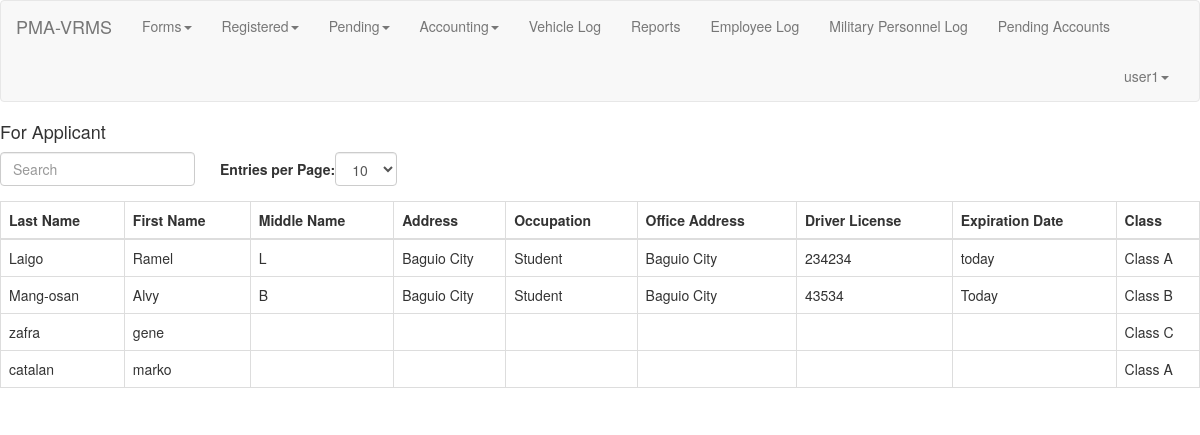
The app's page /pma-vrmsAdmin/accountingApplicant.php (signed in), older data.
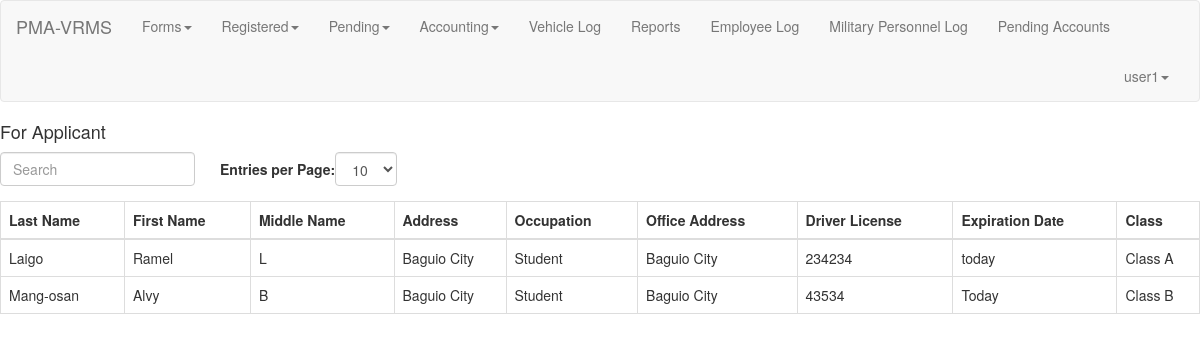
The same page, newer data.
### tables this page shows
CREATE TABLE IF NOT EXISTS `form1_applicantpd` (
  `a_applicantId` int(11) NOT NULL AUTO_INCREMENT,
  `a_profile` mediumblob NOT NULL,
  `a_lastname` varchar(60) NOT NULL,
  `a_firstname` varchar(60) NOT NULL,
  `a_middlename` varchar(60) NOT NULL,
  `a_address` varchar(60) NOT NULL,
  `a_occupation` varchar(60) NOT NULL,
  `a_officeAddress` varchar(60) NOT NULL,
  `a_driversLicense` varchar(60) NOT NULL,
  `a_expirationDate` varchar(60) NOT NULL,
  `a_class` varchar(60) NOT NULL,
  `a_submitted_requirements` varchar(255) NOT NULL,
  `a_status` varchar(255) NOT NULL,
  `a_vehicle_id` int(11) NOT NULL,
  PRIMARY KEY (`a_applicantId`)
);

### pma-vrmsAdmin/login/session.php (called while the page is built, shortened)
<?php
	$dbc = mysqli_connect('localhost', 'root', '', 'pma-vrms');
	$user_check = $_SESSION['login_user'];
	$query = "SELECT username from admin_users
				WHERE username='$user_check'";
	$result = mysqli_query($dbc, $query)
				or die('Error querying database.');
	$row = mysqli_fetch_assoc($result);
	$login_session = $row['username'];
?>

### pma-vrmsAdmin/logic/registered_logic.php (called while the page is built, shortened)
<?php
	require_once('db/database.php');
	$database = new Database();
	$query = 'SELECT * FROM form1_applicantpd';
	$database->execute($query);
	$applicants = array();
?>

### pma-vrmsAdmin/db/database.php (called while the page is built, shortened)
<?php
	class Database{
		private $database;
		private function connect(){
			$host			= 'localhost';
			$username		= 'root';
			$password		= '';
			$database_name	= 'pma-vrms';
			$port			= 3306;
			$this->database = mysqli_connect($host, $username, $password, $database_name, $port);
		}
		public function execute($query){
			$this->result = mysqli_query($this->database, $query) OR die('Error database');
		}
	}
?>

### pma-vrmsAdmin/accountingApplicant.php (the view, shortened to what this page needs)
<?php
	include('login/session.php');
?>
<!DOCTYPE html>
<html>
<head>
	<link rel="stylesheet" href="bootstrap/css/bootstrap.min.css">
	<link rel="stylesheet" href="bootstrap/css/font-awesome.min.css">
	<link rel="stylesheet" href="bootstrap/css/jquery.bdt.css">
	<link rel="stylesheet" type="text/css" href="css/fieldset.css">
</head>
	<body>
		<?php include('header/header.php'); ?>
		<?php include('logic/registered_logic.php'); ?>
		<h4>For Applicant</h4>
		<div class="'container">
			<div class="row">
				<div class="col-md-12">
					<table class="table table-bordered table-hover" id="bootstrap-table">
						<thead>
							<th>Last Name</th>
							<th>First Name</th>
							<th>Middle Name</th>
							<th>Address</th>
							<th>Occupation</th>
							<th>Office Address</th>
							<th>Driver License</th>
							<th>Expiration Date</th>
							<th>Class</th>
						</thead>
						<tbody>
							<?php
								foreach ($applicants as $key => $applicant) {
									echo <<<DATA
										<tr id='applicant_$key'>
											<td style='display:none'>$applicant[a_applicantId]</td>
											<td>$applicant[a_lastname]</td>
											<td>$applicant[a_firstname]</td>
											<td>$applicant[a_middlename]</td>
											<td>$applicant[a_address]</td>
											<td>$applicant[a_occupation]</td>
											<td>$applicant[a_officeAddress]</td>
											<td>$applicant[a_driversLicense]</td>
											<td>$applicant[a_expirationDate]</td>
											<td>$applicant[a_class]</td>
										</tr>
DATA;
								}
							?>
						</tbody>
					</table>
				</div>
			</div>
		</div>
	</body>
</html>

### pma-vrmsAdmin/header/header.php (shortened to what this page needs)
<nav class="navbar navbar-default">
	<div class="container-fluid">
		<div class="navbar-header">
			<a class="navbar-brand" href="index.php">PMA-VRMS</a>
		</div>
		<ul class="nav navbar-nav">
			<li class="drop-down">
				<a class="drop-down toggle" data-toggle="dropdown" href="#">Forms<span class="caret"></span></a>
			</li>
			<li class="drop-down">
				<a class="drop-down toggle" data-toggle="dropdown" href="#">Registered<span class="caret"></span></a>
			</li>
			<li>
				<a class="drop-down toggle" data-toggle="dropdown" href="#">Pending<span class="caret"></span></a>
			</li>
			<li>
				<a class="drop-down toggle" data-toggle="dropdown" href="#">Accounting<span class="caret"></span></a>
			</li>
			<li><a href="vehicleLog.php">Vehicle Log</a></li>
			<li><a href="reports.php">Reports</a></li>
			<li><a href="login/logbook_page.php">Employee Log</a></li>
			<li><a href="militaryPersonnelLog.php">Military Personnel Log</a></li>
			<li><a href="login/pending_accounts_page.php">Pending Accounts</a></li>
		</ul>
		<ul class="nav navbar-nav pull-right">
			<li class="drop-down">
				<a class="drop-down toggle" data-toggle="dropdown" href=""><?php echo $login_session; ?><span class="caret"></span></a>
			</li>
		</ul>
	</div>
</nav>

Row changes from the older to the newer data that the page shows:
removed form1_applicantpd: a_lastname "zafra", a_firstname "gene", a_class "Class C"
removed form1_applicantpd: a_lastname "catalan", a_firstname "marko", a_class "Class A"
